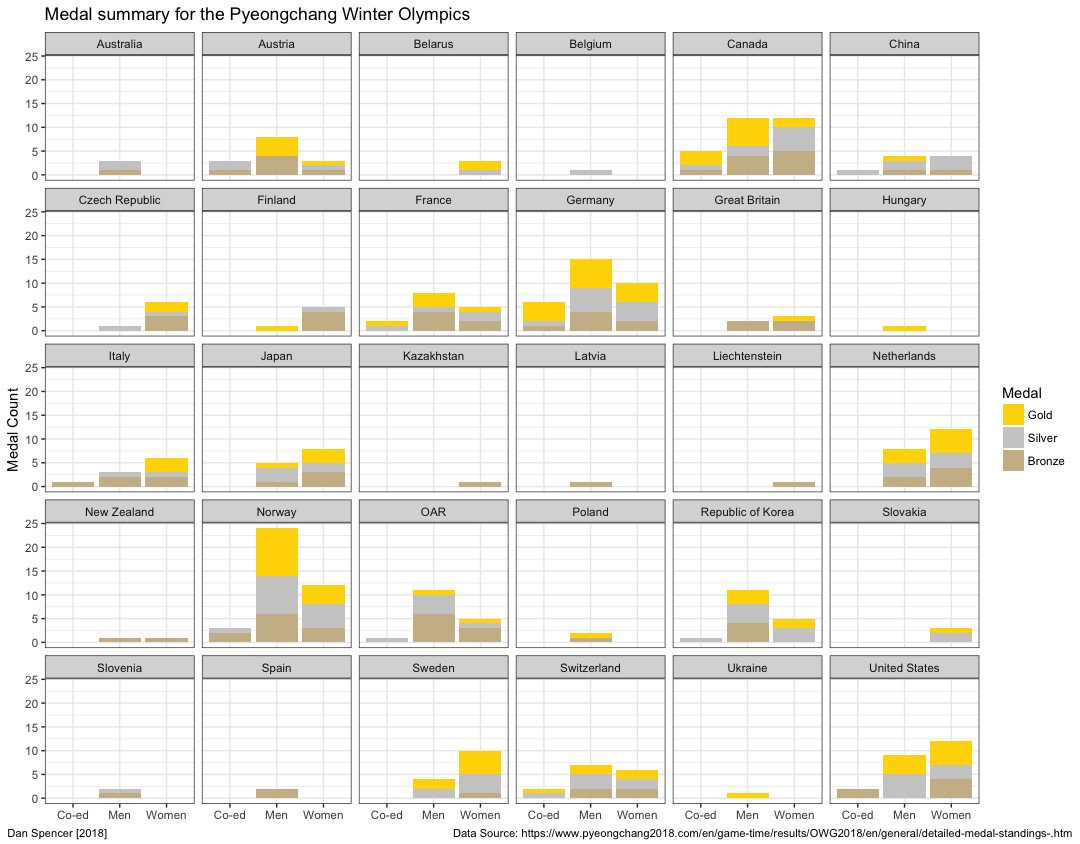

The R source for this figure:
# Load the library
library(tidyverse)
library(rvest)
library(magrittr)
library(stringr)
source("useful.R")

# Here's the URL for the page with the table on it
url <- "https://www.pyeongchang2018.com/en/game-time/results/OWG2018/en/general/detailed-medal-standings-.htm"
  
# Pull the table from the html
scrape_table <- url %>% 
  read_html() %>% 
  html_nodes("table") %>% 
  html_table(fill=TRUE,header = TRUE) %>% 
  magrittr::extract2(1)

# Change the names so they make sense
scraped_header <- names(scrape_table)
which_change <- 3:18
names(scrape_table)[which_change] <-  paste(scraped_header[which_change],rep(c("M","W","X","T"),3),sep = " - ")
scrape_table <- scrape_table[-1,]

scrape_table %<>% 
  dplyr::select(-c(Rank,RankbyTotal,starts_with("Total")))

medals <- scrape_table %>% 
  # dplyr::select(contains("Medal")) %>% 
  tidyr::gather("medal_cat","count",-NOC) %>% 
  dplyr::mutate(medal = stringr::word(medal_cat,1),
                abbr = stringr::word(medal_cat,-1),
                category = gsub("M","Men",abbr),
                category = gsub("W","Women",category),
                category = gsub("X","Co-ed",category),
                country = NOC,
                count = as.numeric(count),
                medal = factor(medal,levels = c("Gold","Silver","Bronze"))) %>% 
  dplyr::filter(category != "T",
                country != "Total") %>% 
  dplyr::select(country,medal,category,count)

write.csv(medals,file = "007_pyeongchang_medals/medals.csv")

# png(filename = "007_pyeongchang_medals/pyeongchang_medals.png", width = 1080, height = 1080)
output <- ggplot(medals) + geom_bar(aes(x = category, y = count, fill = medal),stat = "identity") + facet_wrap(~country) + scale_fill_manual(name = "Medal",values = c("Gold" = "gold","Silver" = "grey80","Bronze" = "wheat3")) + labs(x = "", y = "Medal Count") + ggtitle("Medal summary for the Pyeongchang Winter Olympics") + theme_bw()
# dev.off()
left_right_footnote(output,"/u/ninjasinthewind [2018]","Data Source: https://www.pyeongchang2018.com/en/game-time/results/OWG2018/en/general/detailed-medal-standings-.htm")
